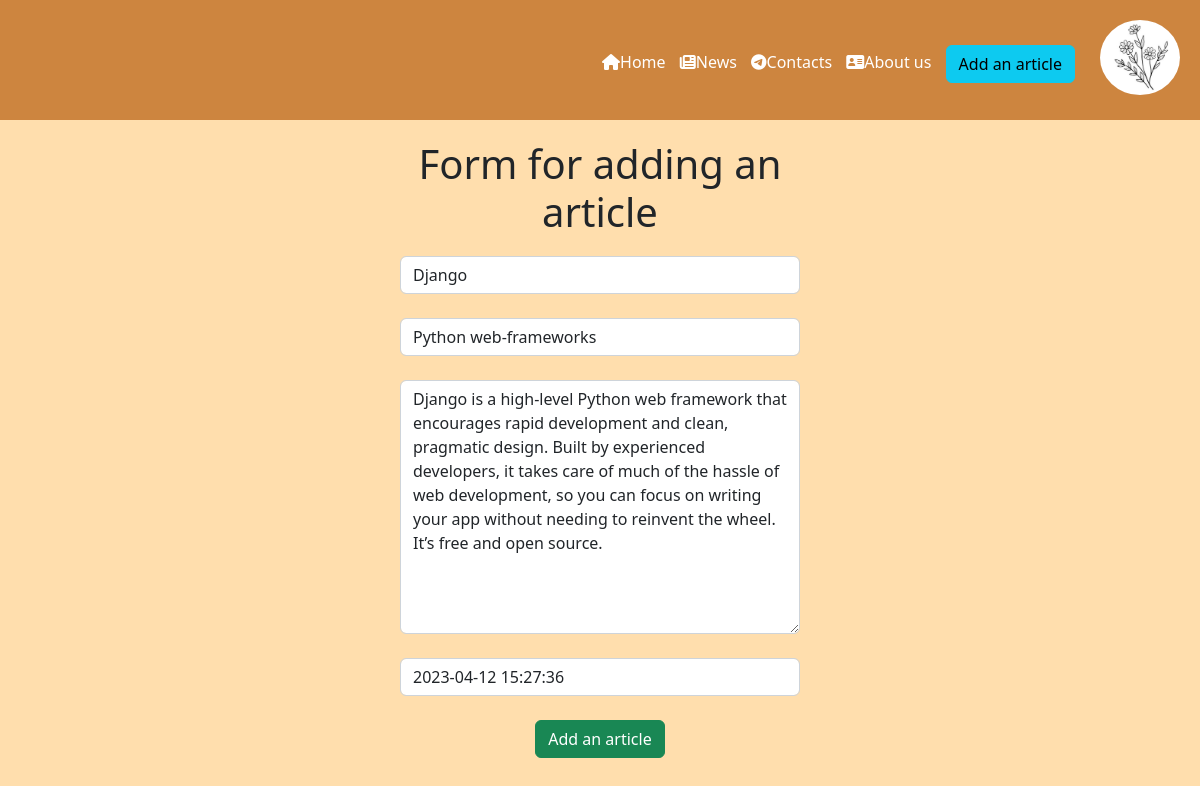
/news/5/update, run on the app's committed database.
### news/models.py (models this page shows, shortened)
class Articles(models.Model):
    title = models.CharField('Name', max_length = 50)
    intro = models.CharField('Intro', max_length = 250)
    full_text = models.TextField('Article')
    date = models.DateTimeField('Date of publication')
    class Meta:
        verbose_name = 'New'
        verbose_name_plural = 'News'

### news/views.py (the view)
# urls.py: path('<int:pk>/update', views.NewsUpdateView.as_view(), name = 'news-update'),
class NewsUpdateView(UpdateView):
    model = Articles
    template_name = 'news/create.html'
    form_class = ArticlesForm

### news/forms.py
class ArticlesForm(ModelForm):
    class Meta:
        model = Articles
        fields = ['title', 'intro', 'full_text', 'date']
        widgets = {
            "title": TextInput(attrs={
                'class': 'form-control',
                'placeholder': 'Name of the article'
            }),
            "intro": TextInput(attrs={
                'class': 'form-control',
                'placeholder': 'Intro'
            }),
            "full_text": Textarea(attrs={
                'class': 'form-control',
                'placeholder': 'Text of the article'
            }),
            "date": DateTimeInput(attrs={
                'class': 'form-control',
                'placeholder': 'Y-M-D H:M:S'
            })
        }

### news/templates/news/create.html (shortened to what this page needs)
{% extends 'main/layout.html' %}
{% block content %}
    <div class="features">
        <h1>Form for adding an article</h1>
        <form method = "post">
            {{ form.title }}<br>
            {{ form.intro}}<br>
            {{ form.full_text}}<br>
            {{ form.date }}<br>
            <button class="btn btn-success" type="submit">Add an article</button>
        </form>
    </div>
{% endblock %}

### main/static/main/css/main.css (style rules this page uses)
body { background: #FFDEAD; }

### news/static/news/css/create.css (style rules this page uses)
.features { width: 50vh; text-align: center; margin: auto; margin-top: 20px; }
.features h1 { margin-bottom: 20px; }

### data on the page
Articles: title "Django", intro "Python web-frameworks", full_text "Django is a high-level Python web framework that encourages rapid development and clean, pragmatic design. Built by experienced developers, it takes care of much of the hassle of web development, so you can focus on writing your app without needing to reinvent the wheel. It’s free and open source.", date "2023-04-12 15:27:36"
